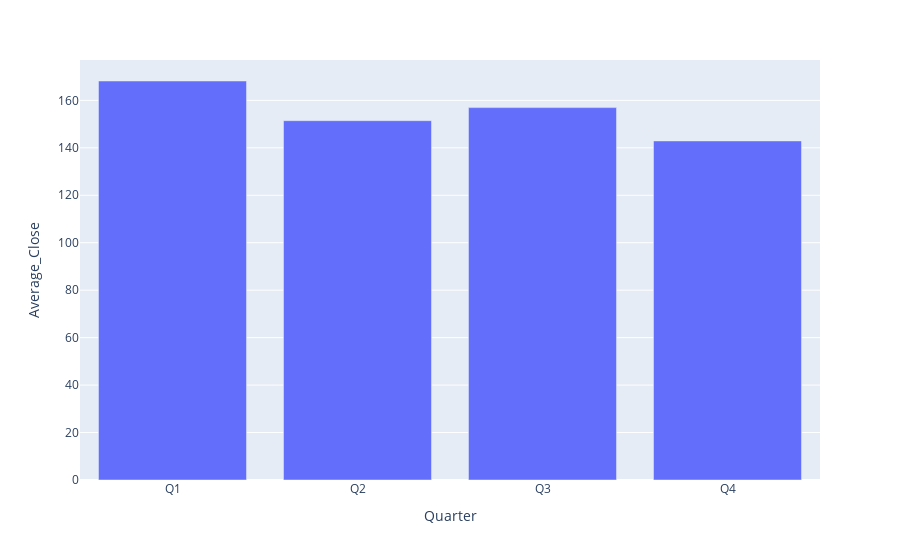

Source (notebook cell):
### Code cell
pe.bar(    y="Average_Close", data_frame=result    )

### Figure 1 — Plotly figure (JSON) as saved in the notebook; plotly's stock layout.template omitted (floating-point values rounded to 4 significant figures)
{"data": [{"alignmentgroup": "True", "hovertemplate": "Quarter=%{x}<br>Average_Close=%{y}<extra></extra>", "legendgroup": "", "marker": {"color": "#636efa", "pattern": {"shape": ""}}, "name": "", "offsetgroup": "", "orientation": "v", "showlegend": false, "textposition": "auto", "type": "bar", "x": ["Q1", "Q2", "Q3", "Q4"], "xaxis": "x", "y": [168.2, 151.4, 157.0, 142.9], "yaxis": "y"}], "layout": {"barmode": "relative", "legend": {"tracegroupgap": 0}, "margin": {"t": 60}, "xaxis": {"anchor": "y", "domain": [0, 1], "title": {"text": "Quarter"}}, "yaxis": {"anchor": "x", "domain": [0, 1], "title": {"text": "Average_Close"}}}}
